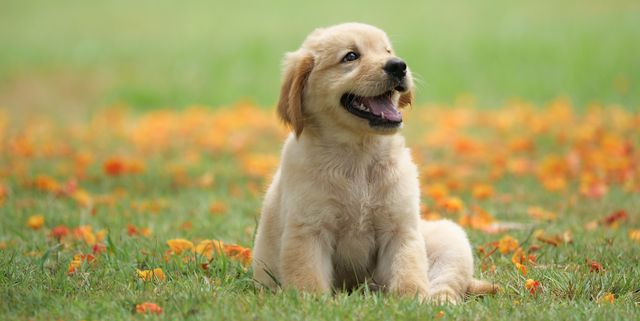
#> input picture Doggy.jpg, 640 x 321 px, found by its file name
$ jupyter execute 'Image to Pencil Sketch with Python.ipynb'
#> lines starting #> are read from the running program, lines starting #| are printed output that depends on the picture
Lets Grow More VIP

Data Science Internship

Name:- Prathamesh Dhiraj Rajapurkar

Beginner level Task 4:- Image to Pencil Sketch with Python

To programmatically transform a color image into a black and white pencil sketch with enhanced details, we first read the image in RGB format. Convert the image to grayscale, removing color information. Then create an inverted grayscale image by reversing the intensity values.Blend the grayscale and inverted blurry images by dividing corresponding pixel values. The resulting image will resemble a pencil sketch.

Importing Libraries

[cell 1]
import cv2
from google.colab.patches import cv2_imshow
import matplotlib.pyplot as plt

Now lets read the image

[cell 2]
image=cv2.imread("/content/Doggy.jpg")
#> image is the input picture: shape (321, 640, 3); mean B, G, R 97.6, 158.6, 163.8
cv2_imshow(image)

So we will convert the Original image to Gray scale image

[cell 3]
gray_scale_image=cv2.cvtColor(image,cv2.COLOR_BGR2GRAY)
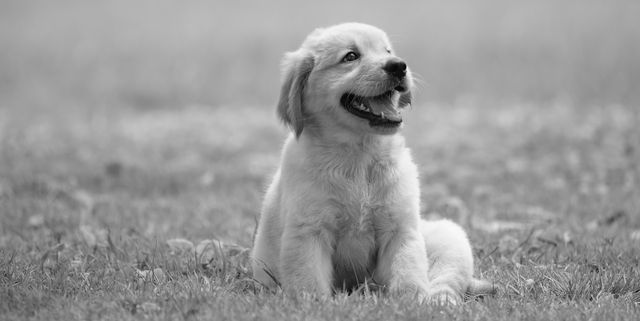
#> gray_scale_image: shape (321, 640); min 0, max 250, mean 153.2
cv2_imshow(gray_scale_image)

Inverting the gray scale image

[cell 4]
inverted_image = cv2.bitwise_not(gray_scale_image)
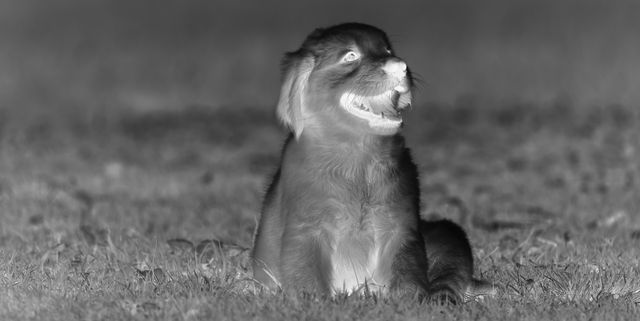
#> inverted_image: shape (321, 640); min 5, max 255, mean 101.8
cv2_imshow(inverted_image)

The gaussian blur technique and the default sigma values filter on the image to smoothen our image.

[cell 5]
img_smoothing = cv2.GaussianBlur(inverted_image, (21, 21),sigmaX=0, sigmaY=0)
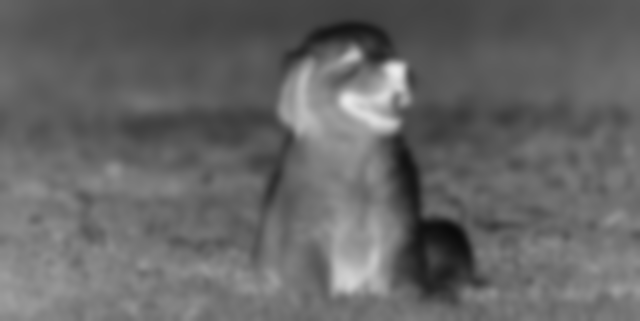
#> img_smoothing: shape (321, 640); min 10, max 235, mean 101.8
cv2_imshow(img_smoothing)

[cell 6]
def pencil_sketch(x, y):

    return cv2.divide(x, 255 - y, scale=256)
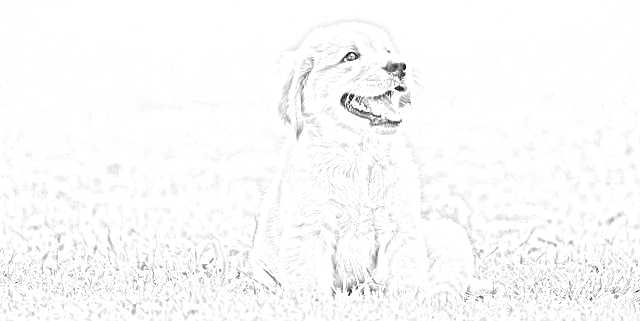
#> returned value: shape (321, 640); min 0, max 255, mean 250.1
